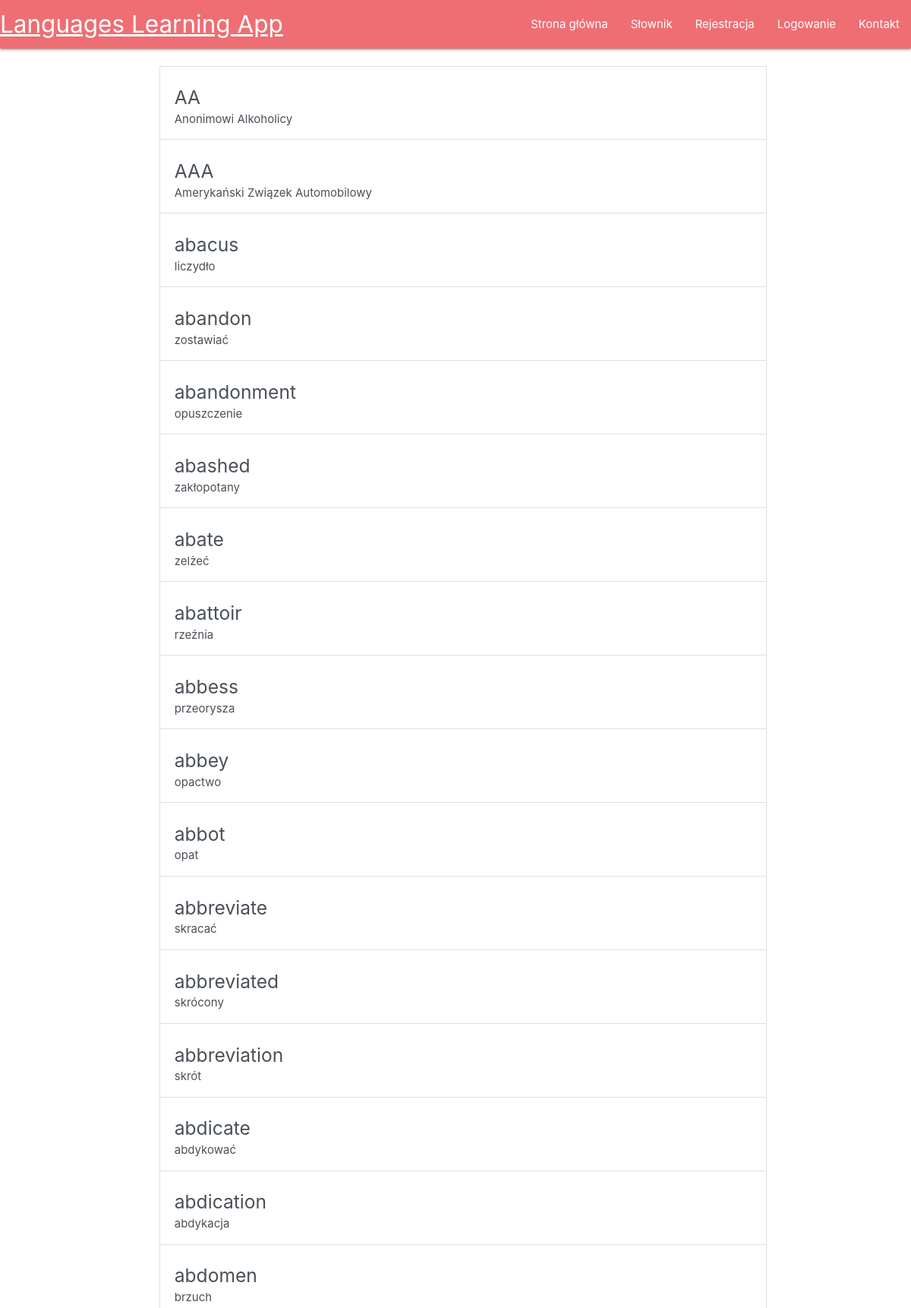
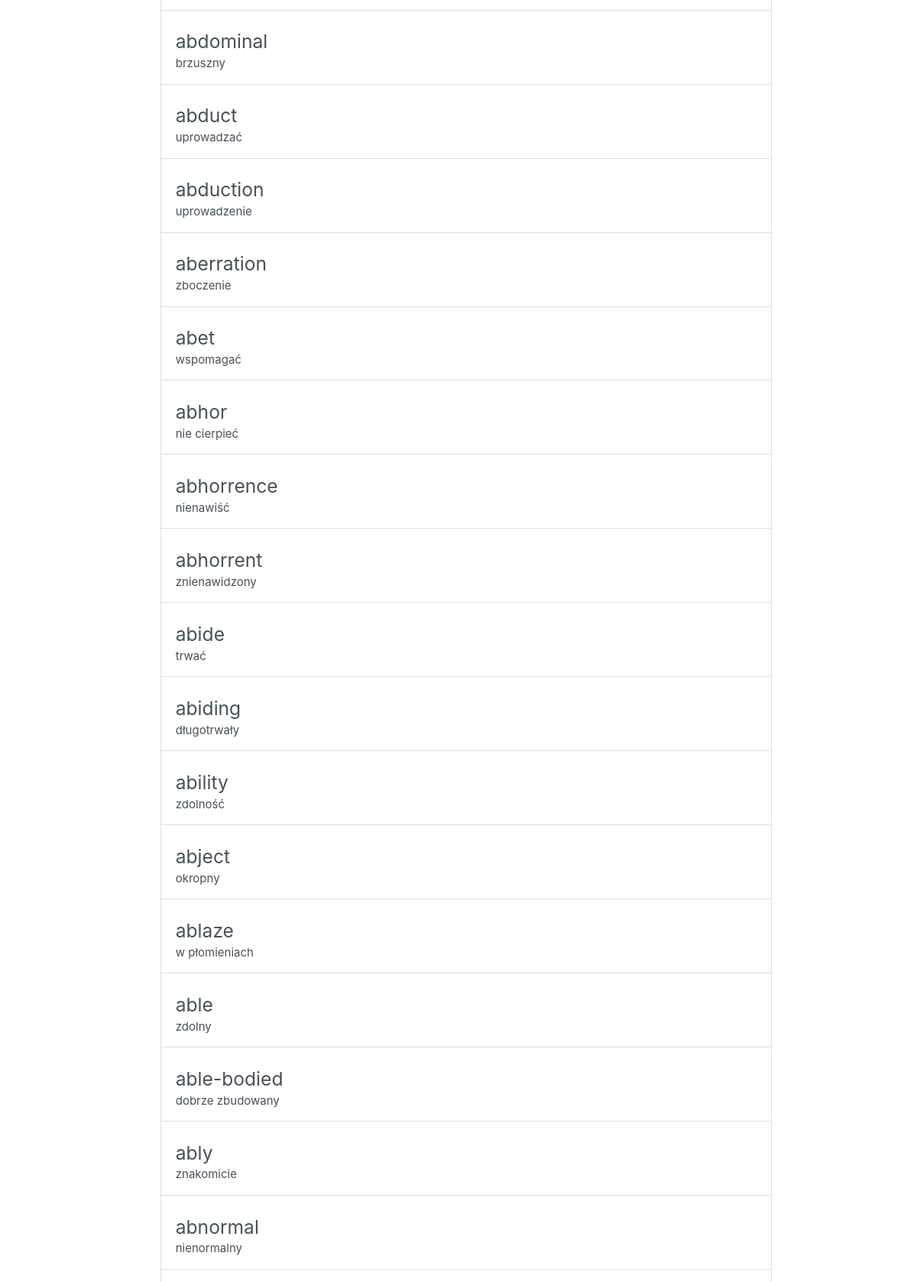
Page /dictionary/ (upper part) on the committed database (2 pictures, top to bottom).
### main/models.py (models this page shows, shortened)
class Word(models.Model):
	english=models.CharField(max_length=200)
	polish=models.CharField(max_length=200)

### main/views.py (the view)
# urls.py: path("dictionary/", views.show_dictionary, name='dictionary'),
def show_dictionary(request):
	return render(request = request, template_name="main/dictionary.html", context = {"dictionary": Word.objects.all()})

### main/templates/main/dictionary.html (shortened to what this page needs)
{% extends "main/header.html" %}
{% block content %}
<div class="list-group">
	<br>
	{% for word in dictionary %}
	<a href="#" class="list-group-item list-group-item-action align-items-start ">
		<div class="d-flex w-100 flex-row">
			<h5 class="mb-1">{{word.english}}</h5>
		</div>
		<p class="mb-1">{{word.polish}}</p>
	</a>
	{% endfor%}
</div>
{% endblock %}

### main/templates/main/dictionary.html (style rules this page uses)
.list-group { margin: 0; min-width: 800px; width: 100%; ; }

### rows in the picture
Word: english "AA", polish "Anonimowi Alkoholicy"
Word: english "AAA", polish "Amerykański Związek Automobilowy"
Word: english "abacus", polish "liczydło"
Word: english "abandon", polish "zostawiać"
Word: english "abandonment", polish "opuszczenie"
Word: english "abashed", polish "zakłopotany"
Word: english "abate", polish "zelżeć"
Word: english "abattoir", polish "rzeźnia"
Word: english "abbess", polish "przeorysza"
Word: english "abbey", polish "opactwo"
Word: english "abbot", polish "opat"
Word: english "abbreviate", polish "skracać"
Word: english "abbreviated", polish "skrócony"
Word: english "abbreviation", polish "skrót"
Word: english "abdicate", polish "abdykować"
Word: english "abdication", polish "abdykacja"
Word: english "abdomen", polish "brzuch"
Word: english "abdominal", polish "brzuszny"
Word: english "abduct", polish "uprowadzać"
Word: english "abduction", polish "uprowadzenie"
Word: english "aberration", polish "zboczenie"
Word: english "abet", polish "wspomagać"
Word: english "abhor", polish "nie cierpieć"
Word: english "abhorrence", polish "nienawiść"
Word: english "abhorrent", polish "znienawidzony"
Word: english "abide", polish "trwać"
Word: english "abiding", polish "długotrwały"
Word: english "ability", polish "zdolność"
Word: english "abject", polish "okropny"
Word: english "ablaze", polish "w płomieniach"
Word: english "able", polish "zdolny"
Word: english "able-bodied", polish "dobrze zbudowany"
Word: english "ably", polish "znakomicie"
Word: english "abnormal", polish "nienormalny"
